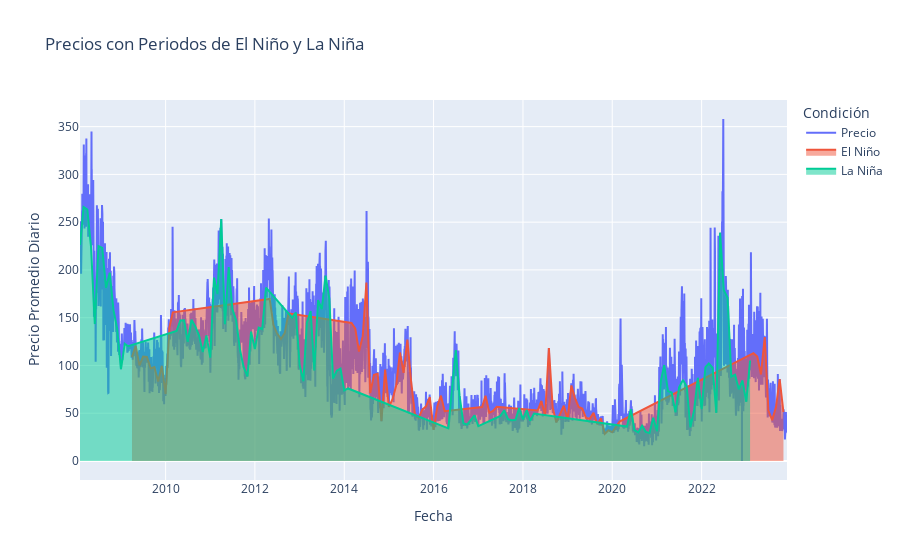

Write notebook code for a chart like this one.
### Code cell
import pandas as pd
import plotly.graph_objects as go
import plotly.express as px

# Suponiendo que df_concatenado y df_melted ya están cargados y preparados
# Asegurarse de que las fechas están en formato adecuado
df_melted['Date'] = pd.to_datetime(df_melted['Date'].astype(str))
df_concatenado['fecha'] = pd.to_datetime(df_concatenado['fecha'])

# Calcular el precio medio diario
precio_medio_diario = df_concatenado.groupby('fecha')['valor'].mean().reset_index()

# Unir los DataFrames
df_unido = pd.merge(precio_medio_diario, df_melted, left_on='fecha', right_on='Date', how='left')

# Crear el gráfico de tendencia
fig = go.Figure()

# Agregar la línea de tendencia para los precios
fig.add_trace(go.Scatter(x=df_unido['fecha'], y=df_unido['valor'], mode='lines', name='Precio'))

# Agregar áreas sombreadas para El Niño y La Niña
for condition in ['El Niño', 'La Niña']:
    df_condition = df_unido[df_unido['Condition'] == condition]
    if not df_condition.empty:
        fig.add_trace(go.Scatter(x=df_condition['fecha'], y=df_condition['valor'],
                                 mode='lines', fill='tozeroy', 
                                 name=condition))

# Actualizar el layout del gráfico
fig.update_layout(title='Precios con Periodos de El Niño y La Niña',
                  xaxis_title='Fecha',
                  yaxis_title='Precio Promedio Diario',
                  legend_title='Condición')

# Mostrar el gráfico
fig.show()
